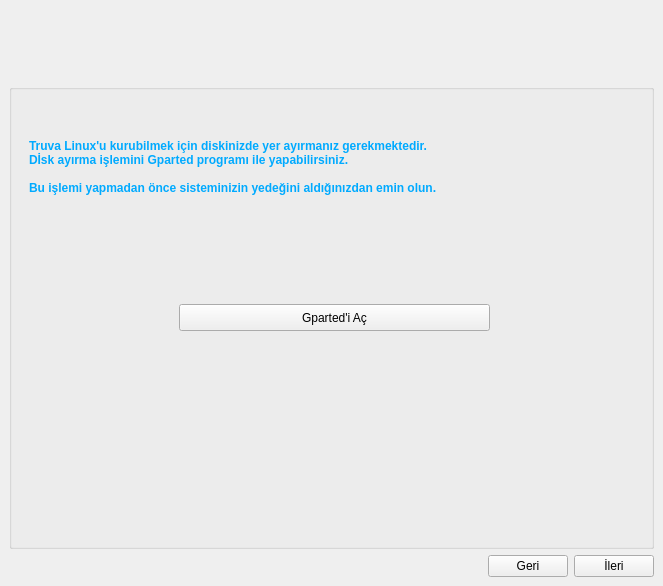
<ui version="4.0" >
 <class>partedWindow</class>
 <widget class="QMainWindow" name="partedWindow" >
  <property name="geometry" >
   <rect>
    <x>0</x>
    <y>0</y>
    <width>663</width>
    <height>586</height>
   </rect>
  </property>
  <property name="windowTitle" >
   <string>Disk Bölümleme - Anatolya Kurulum</string>
  </property>
  <property name="styleSheet" >
   <string notr="true" >#partedWindow { 
	background-image: url(:/artalan/artalan.png); }</string>
  </property>
  <widget class="QWidget" name="centralwidget" >
   <layout class="QGridLayout" name="gridLayout" >
    <item row="1" column="0" colspan="3" >
     <widget class="QGroupBox" name="groupBox" >
      <property name="title" >
       <string/>
      </property>
      <property name="flat" >
       <bool>true</bool>
      </property>
      <widget class="QLabel" name="label" >
       <property name="geometry" >
        <rect>
         <x>20</x>
         <y>30</y>
         <width>591</width>
         <height>121</height>
        </rect>
       </property>
       <property name="text" >
        <string>&lt;!DOCTYPE HTML PUBLIC "-//W3C//DTD HTML 4.0//EN" "http://www.w3.org/TR/REC-html40/strict.dtd">
&lt;html>&lt;head>&lt;meta name="qrichtext" content="1" />&lt;style type="text/css">
p, li { white-space: pre-wrap; }
&lt;/style>&lt;/head>&lt;body style=" font-family:'Sans Serif'; font-size:9pt; font-weight:400; font-style:normal;">
&lt;p style=" margin-top:0px; margin-bottom:0px; margin-left:0px; margin-right:0px; -qt-block-indent:0; text-indent:0px;">&lt;span style=" font-weight:600; color:#00aaff;">Truva Linux'u kurubilmek için diskinizde yer ayırmanız gerekmektedir.&lt;/span>&lt;/p>
&lt;p style=" margin-top:0px; margin-bottom:0px; margin-left:0px; margin-right:0px; -qt-block-indent:0; text-indent:0px; font-weight:600; color:#00aaff;">Dİsk ayırma işlemini Gparted programı ile yapabilirsiniz. &lt;/p>
&lt;p style="-qt-paragraph-type:empty; margin-top:0px; margin-bottom:0px; margin-left:0px; margin-right:0px; -qt-block-indent:0; text-indent:0px; font-weight:600; color:#00aaff;">&lt;/p>
&lt;p style=" margin-top:0px; margin-bottom:0px; margin-left:0px; margin-right:0px; -qt-block-indent:0; text-indent:0px; font-weight:600; color:#00aaff;">Bu işlemi yapmadan önce sisteminizin yedeğini aldığınızdan emin olun.&lt;/p>
&lt;p style="-qt-paragraph-type:empty; margin-top:0px; margin-bottom:0px; margin-left:0px; margin-right:0px; -qt-block-indent:0; text-indent:0px; font-weight:600; color:#00aaff;">&lt;/p>&lt;/body>&lt;/html></string>
       </property>
      </widget>
      <widget class="QPushButton" name="gpartedButton" >
       <property name="geometry" >
        <rect>
         <x>170</x>
         <y>220</y>
         <width>311</width>
         <height>27</height>
        </rect>
       </property>
       <property name="sizePolicy" >
        <sizepolicy vsizetype="Preferred" hsizetype="Preferred" >
         <horstretch>0</horstretch>
         <verstretch>0</verstretch>
        </sizepolicy>
       </property>
       <property name="text" >
        <string>Gparted'i Aç</string>
       </property>
      </widget>
     </widget>
    </item>
    <item row="2" column="2" >
     <widget class="QPushButton" name="nextButton" >
      <property name="text" >
       <string>İleri</string>
      </property>
      <property name="icon" >
       <iconset resource="../../images/anatolyaimages.qrc" >
        <normaloff>:/icons/go-next.png</normaloff>:/icons/go-next.png</iconset>
      </property>
      <property name="flat" >
       <bool>false</bool>
      </property>
     </widget>
    </item>
    <item row="2" column="0" >
     <spacer name="horizontalSpacer" >
      <property name="orientation" >
       <enum>Qt::Horizontal</enum>
      </property>
      <property name="sizeHint" stdset="0" >
       <size>
        <width>40</width>
        <height>20</height>
       </size>
      </property>
     </spacer>
    </item>
    <item row="2" column="1" >
     <widget class="QPushButton" name="backButton" >
      <property name="text" >
       <string>Geri</string>
      </property>
      <property name="icon" >
       <iconset resource="../../images/anatolyaimages.qrc" >
        <normaloff>:/icons/back.png</normaloff>:/icons/back.png</iconset>
      </property>
      <property name="flat" >
       <bool>false</bool>
      </property>
     </widget>
    </item>
    <item row="0" column="0" colspan="2" >
     <spacer name="verticalSpacer" >
      <property name="orientation" >
       <enum>Qt::Vertical</enum>
      </property>
      <property name="sizeType" >
       <enum>QSizePolicy::Fixed</enum>
      </property>
      <property name="sizeHint" stdset="0" >
       <size>
        <width>20</width>
        <height>75</height>
       </size>
      </property>
     </spacer>
    </item>
   </layout>
  </widget>
 </widget>
 <resources>
  <include location="../../images/anatolyaimages.qrc" />
 </resources>
 <connections/>
</ui>
